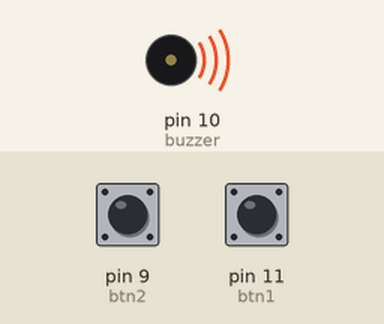
Bench run of a sketch on a simulated Arduino Uno, built with avr-gcc and run on an emulated ATmega328P. Parts: buzzer (waves = sounding). The test bench sets the inputs (shaded band); at power-on: pin 9 (btn2) HIGH, pin 11 (btn1) HIGH. What the sketch prints to the serial monitor is not drawn.

Above: at 0.5 s.
Timing chart, 0 to 4.6 s (numbered marks = the images above):
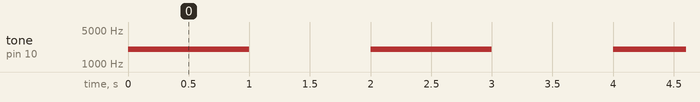

The sketch:

buzzer.ino
```cpp
// Ao utilizar INPUT_PULLUP, não só declara o pino como entrada, mas também
// habilita internamente no chip um resistor entre o pino e o VCC criando
// um resistor de pull-up em nosso botão. A função deste resistor é a mesma que o resistor
// de pull-down, mas quando você pressiona o botão, o valor no pino é LOW e não HIGH.

const int buzzer = 10;
const int btn1 = 11;
const int btn2 = 9;

int frequencia = 2000;

void setup() {
  pinMode(buzzer, OUTPUT); // Pino do Buzzer como saída
  pinMode(btn1, INPUT_PULLUP); // Pino1 botão como entrada
  pinMode(btn2, INPUT_PULLUP); // Pino2 botão como entrada
  Serial.begin(9600);
}

void loop() {
  Serial.println(frequencia);

  //  btn1 pressionado, soma 100 a frequencia
  if(digitalRead(btn1) == LOW){
    frequencia = frequencia + 100;
  }

  //  btn2 pressionado, subtrai 100 a frequencia
  if(digitalRead(btn2) == LOW){
    frequencia = frequencia - 100;
  }

  tone(buzzer, frequencia); // toca o buzzer com a frequencia
  delay(1000);
  noTone(buzzer); // para o buzzer
  delay(1000);
}
```

Measured:
- by itself, tone on pin 10 (buzzer): alternates 2000 Hz for 1.0 s and silent for 1.0 s
